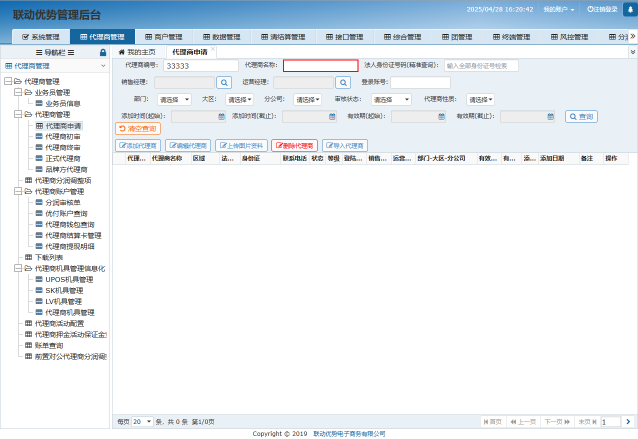
#> input picture screen_input[name=_agent_name_][class=_form-control_][type=_text_]_0428162042.png, 1276 x 878 px, given in place of the camera (shown at 1/2 size)
$ python vedio_Init3.py
#> lines starting #> are read from the running program, lines starting #| are printed output that depends on the picture
import cv2
import numpy as np
from skimage.metrics import structural_similarity as ssim
import time
from datetime import datetime

class CameraMonitor:
    def __init__(self, region=(100, 100, 400, 400), mse_threshold=100, ssim_threshold=0.9, hist_threshold=0.9):
        """初始化摄像头监控器

        Args:
            region: 监控区域坐标(x1, y1, x2, y2)
            mse_threshold: MSE阈值，超过此值视为有变化
            ssim_threshold: SSIM阈值，低于此值视为有变化
            hist_threshold: 直方图相似度阈值，低于此值视为有变化
        """
        self.region = region
        self.mse_threshold = mse_threshold
        self.ssim_threshold = ssim_threshold
        self.hist_threshold = hist_threshold
        self.prev_frame = None
        self.cap = None
        self.start_time = time.time()

    def open_camera(self, camera_id=0):
        """打开摄像头"""
#> called with camera_id = 0
        # 使用CAP_DSHOW后端以提高Windows兼容性
        self.cap = cv2.VideoCapture(camera_id, cv2.CAP_DSHOW)
        if not self.cap.isOpened():
            raise ValueError("无法打开摄像头")

        # 获取第一帧作为参考
        ret, frame = self.cap.read()
#> frame is the input picture: shape (878, 1276, 3); mean B, G, R 242.8, 238.3, 233
        if ret:
            self.prev_frame = self._get_region(frame)
#> in _get_region, `return frame[y1:y2, x1:x2]`:
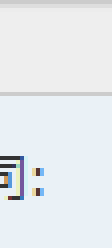
#> returned value: shape (62, 28, 3) (shown 4 times larger); mean of channels 0, 1, 2 238, 234.8, 230.5; drawn as B, G, R
            # 获取并保存全屏尺寸信息
            self.full_screen_shape = frame.shape
#> self.full_screen_shape = (878, 1276, 3)
            print(f"全屏尺寸: {self.full_screen_shape[1]}x{self.full_screen_shape[0]}")
#| 全屏尺寸: 1276x878
        else:
            raise ValueError("无法读取摄像头帧")

    def _get_region(self, frame):
        """提取指定区域"""
        x1, y1, x2, y2 = self.region
        return frame[y1:y2, x1:x2]

    def calculate_mse(self, imageA, imageB):
        """计算均方误差(MSE)"""
        err = np.sum((imageA.astype("float") - imageB.astype("float")) ** 2)
        err /= float(imageA.shape[0] * imageA.shape[1])
        return err

    def calculate_ssim(self, imageA, imageB):
        """计算结构相似性指数(SSIM)"""
        # 转换为灰度图进行SSIM计算
        grayA = cv2.cvtColor(imageA, cv2.COLOR_BGR2GRAY)
        grayB = cv2.cvtColor(imageB, cv2.COLOR_BGR2GRAY)
        return ssim(grayA, grayB)

    def calculate_histogram_similarity(self, imageA, imageB):
        """计算直方图相似度"""
        histA = cv2.calcHist([imageA], [0, 1, 2], None, [8, 8, 8], [0, 256, 0, 256, 0, 256])
        histB = cv2.calcHist([imageB], [0, 1, 2], None, [8, 8, 8], [0, 256, 0, 256, 0, 256])

        # 归一化直方图
        histA = cv2.normalize(histA, histA).flatten()
        histB = cv2.normalize(histB, histB).flatten()

        # 使用相关性方法计算相似度
        return cv2.compareHist(histA, histB, cv2.HISTCMP_CORREL)

    def detect_changes(self):
        """检测变化并返回三种方法的结果"""
        ret, frame = self.cap.read()
        if not ret:
            return None, None, None, None, None

        current_region = self._get_region(frame)

        if self.prev_frame is None:
            self.prev_frame = current_region
            return None, None, None, None, None

        # 计算三种差异指标
        mse = self.calculate_mse(current_region, self.prev_frame)
        ssim_val = self.calculate_ssim(current_region, self.prev_frame)
        hist_sim = self.calculate_histogram_similarity(current_region, self.prev_frame)

        # 更新前一帧
        self.prev_frame = current_region

        return frame, current_region, mse, ssim_val, hist_sim

    def start_monitoring(self, output_dir="screenshots"):
        """开始监控摄像头"""
        import os
        if not os.path.exists(output_dir):
            os.makedirs(output_dir)

        print(f"开始监控区域: {self.region}")
        print(f"阈值设置 - MSE: {self.mse_threshold}, SSIM: {self.ssim_threshold}, 直方图相似度: {self.hist_threshold}")

        last_print_time = time.time()

        while True:
            current_time = time.time()
            full_frame, region, mse, ssim_val, hist_sim = self.detect_changes()
#> in calculate_mse, `err = np.sum((imageA.astype("float") - imageB.astype("float")) ** 2)`: err = 0
#> in calculate_ssim, `grayA = cv2.cvtColor(imageA, cv2.COLOR_BGR2GRAY)`:
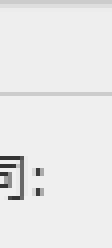
#> grayA: shape (62, 28) (shown 4 times larger); min 51, max 239, mean 233.6
#> in detect_changes, `ssim_val = self.calculate_ssim(current_region, self.prev_frame)`: ssim_val = 1
#> in calculate_histogram_similarity, `histA = cv2.normalize(histA, histA).flatten()`: histA = 512 values, max 0.998 at index 511, min 0 at index 0, mean 0.00213
#> in calculate_histogram_similarity, `histB = cv2.normalize(histB, histB).flatten()`: histB has the same summary as histA
#> in detect_changes, `hist_sim = self.calculate_histogram_similarity(current_region, self.pr..`: hist_sim = 1
#> mse = 0; ssim_val = 1; hist_sim = 1

            if mse is not None:
                # 检查是否有变化超过阈值
                mse_changed = mse > self.mse_threshold
#> mse_changed = False
                ssim_changed = ssim_val < self.ssim_threshold
#> ssim_changed = False
                hist_changed = hist_sim < self.hist_threshold
#> hist_changed = False

                if mse_changed or ssim_changed or hist_changed:
                    timestamp = datetime.now().strftime("%Y%m%d_%H%M%S")

                    # 保存全屏截图
                    full_filename = f"{output_dir}/fullscreen_{timestamp}.jpg"
                    cv2.imwrite(full_filename, full_frame)

                    # 保存区域截图
                    region_filename = f"{output_dir}/region_{timestamp}.jpg"
                    cv2.imwrite(region_filename, region)

                    print(f"\n变化检测 - 时间: {timestamp}")
                    print(f"MSE: {mse:.2f} (阈值: {self.mse_threshold}), 变化: {mse_changed}")
                    print(f"SSIM: {ssim_val:.2f} (阈值: {self.ssim_threshold}), 变化: {ssim_changed}")
                    print(f"直方图相似度: {hist_sim:.2f} (阈值: {self.hist_threshold}), 变化: {hist_changed}")
                    print(f"全屏截图已保存: {full_filename}")
                    print(f"区域截图已保存: {region_filename}")

                # 每100ms打印一次变化值
                if current_time - last_print_time >= 0.1:
                    print(f"\r当前变化值 - MSE: {mse:.2f}, SSIM: {ssim_val:.2f}, 直方图相似度: {hist_sim:.2f}", end="")
                    last_print_time = current_time

            # 按ESC键退出
            key = cv2.waitKey(1)
#> (key Esc is pressed here)
            if key == 27:  # ESC键
                break

    def release_resources(self):
        """释放资源"""
        if self.cap:
            self.cap.release()
        cv2.destroyAllWindows()

if __name__ == "__main__":
    # 设置监控区域(x1, y1, x2, y2)
    monitor_region = (558, 153, 586, 215)  # 示例区域，根据需要调整

    # 创建监控器实例
    monitor = CameraMonitor(
        region=monitor_region,
        mse_threshold=150,    # 调整此值以适应光照条件
        ssim_threshold=0.85,  # 调整此值以适应灵敏度
        hist_threshold=0.8    # 调整此值以适应颜色变化
    )

    try:
        # 打开摄像头
        monitor.open_camera()

        # 开始监控
        monitor.start_monitoring()

    except Exception as e:
        print(f"发生错误: {e}")
    finally:
        # 释放资源
        monitor.release_resources()

$ run again, on debug_代理商等级 - 点击下拉框_1744192863.png
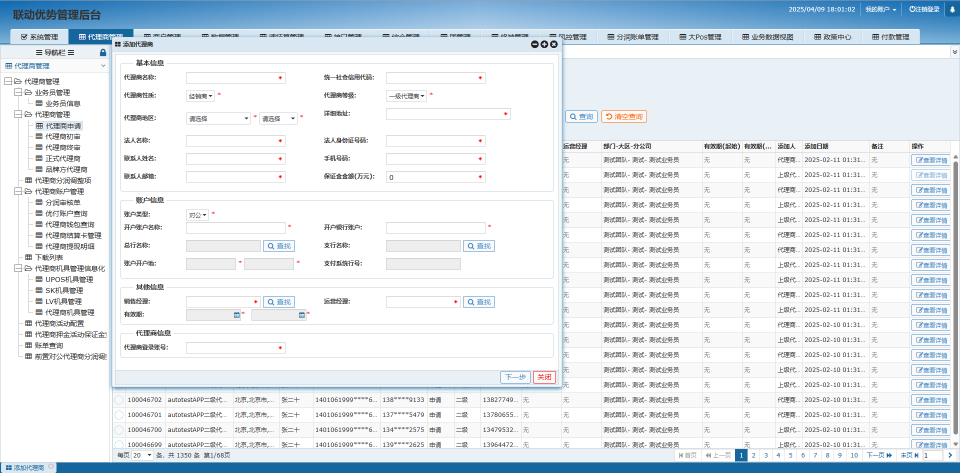
#> input picture debug_代理商等级 - 点击下拉框_1744192863.png, 1920 x 945 px, given in place of the camera (shown at 1/2 size)
#> in open_camera, frame is the input picture: shape (945, 1920, 3); mean B, G, R 237.9, 232.1, 224.7
#> in _get_region, `return frame[y1:y2, x1:x2]`:
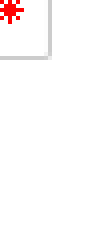
#> returned value: shape (62, 28, 3) (shown 4 times larger); mean of channels 0, 1, 2 251.4, 251.4, 254.2; drawn as B, G, R
#| 全屏尺寸: 1920x945
#> err = 0
#> in detect_changes, `ssim_val = self.calculate_ssim(current_region, self.prev_frame)`: ssim_val = 1
#> histA = 512 values, max 1 at index 511, min 0 at index 0, mean 0.002
#> histB has the same summary as histA
#> in detect_changes, `hist_sim = self.calculate_histogram_similarity(current_region, self.pr..`: hist_sim = 1
#> in start_monitoring, `full_frame, region, mse, ssim_val, hist_sim = self.detect_changes()`: mse = 0; ssim_val = 1
#> mse_changed = False
